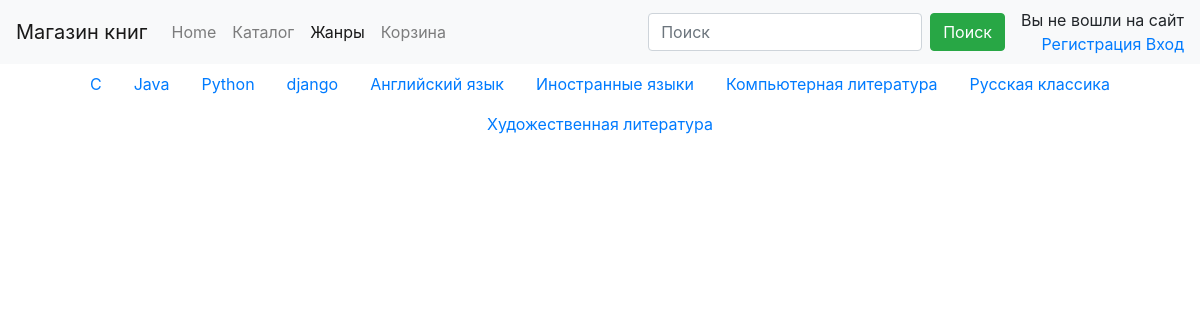
Before: /jenre/ with the older database file.
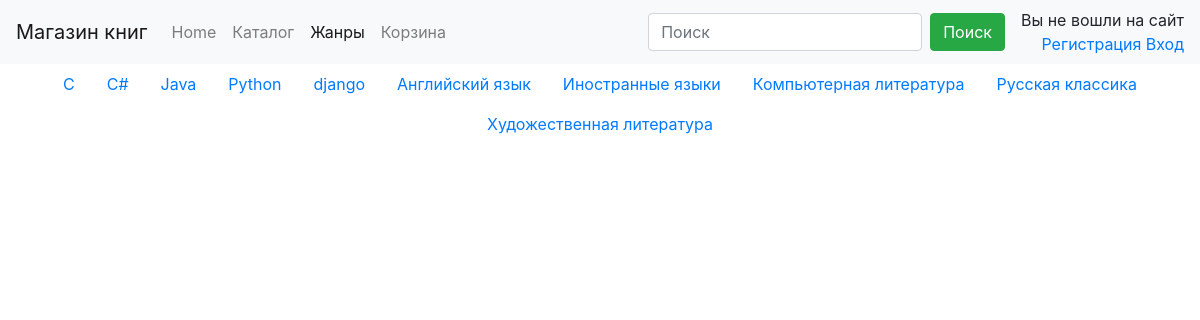
After: the same page with the newer database file.
### dimensionsapp/models.py (models this page shows, shortened)
class Dimension(models.Model):
    name = models.CharField("Наименование", max_length=50, unique=True)
    description = models.TextField("Описание", blank=True, )
    class Meta:
        abstract = True
        ordering = ['name']

class Jenre(Dimension):
    class Meta(Dimension.Meta):
        verbose_name = 'жанр'
        verbose_name_plural = 'жанры'

### home/views.py (the view)
# urls.py: path('jenre/', CustomerJenreListView.as_view(), name='book-jenre-list'),
class CustomerJenreListView(ListView):
    queryset = Jenre.objects.filter(book__isnull=False).distinct()
    template_name = "home/jenre_list.html"
    def get_context_data(self, *, object_list=None, **kwargs):
        context = super().get_context_data(**kwargs)
        try:
            context['usd_rate'] = requests.get('http://www.nbrb.by/API/ExRates/Rates/USD?ParamMode=2'). \
                json()['Cur_OfficialRate']
        except requests.ConnectionError:
            print('Can\'t get usd rate')
        return context

### home/templates/home/jenre_list.html (shortened to what this page needs)
{% extends 'base.html' %}
{% block navbar %}
    {% include 'navbar.html' with active="jenre" %}
{% endblock %}
{% block body %}
    <ul class="nav nav-pills justify-content-center">
        {% for jen_object in object_list %}
            <li class="nav-item">
                <a class="nav-link" href="{% url 'book-jenre-detail' jen_object.pk%}">{{ jen_object.name }}</a>
            </li>
        {% endfor %}
    </ul>
{% endblock %}

Changed rows visible on the page:
added Jenre: name "C#"
